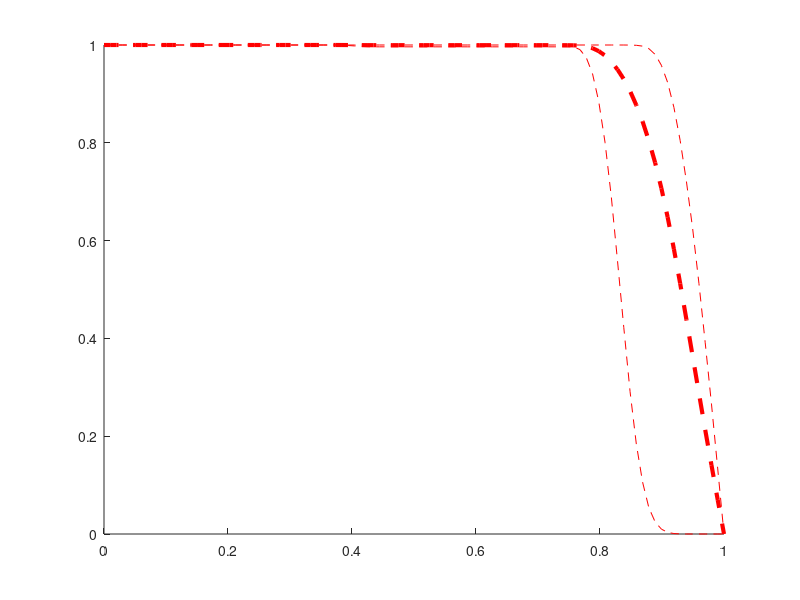

Write the MATLAB code that produced this figure.
A1 =  load('meancomplementariedad.txt'); 
A2 =  load('mincomplementariedad.txt'); 
A3 =  load('maxcomplementariedad.txt'); 
hold on
plot(A1(:,1),A1(:,2),'linewidth',3,'r--');
hold on
plot(A2(:,1),A2(:,2),'r--');
hold on
plot(A3(:,1),A3(:,2),'r--');
%xlabel(('Complementarity Threshold'),"fontsize",12)
%ylabel('Proportion Complementarity',"fontsize",12)
%print -color -F:12 complementarity.eps



